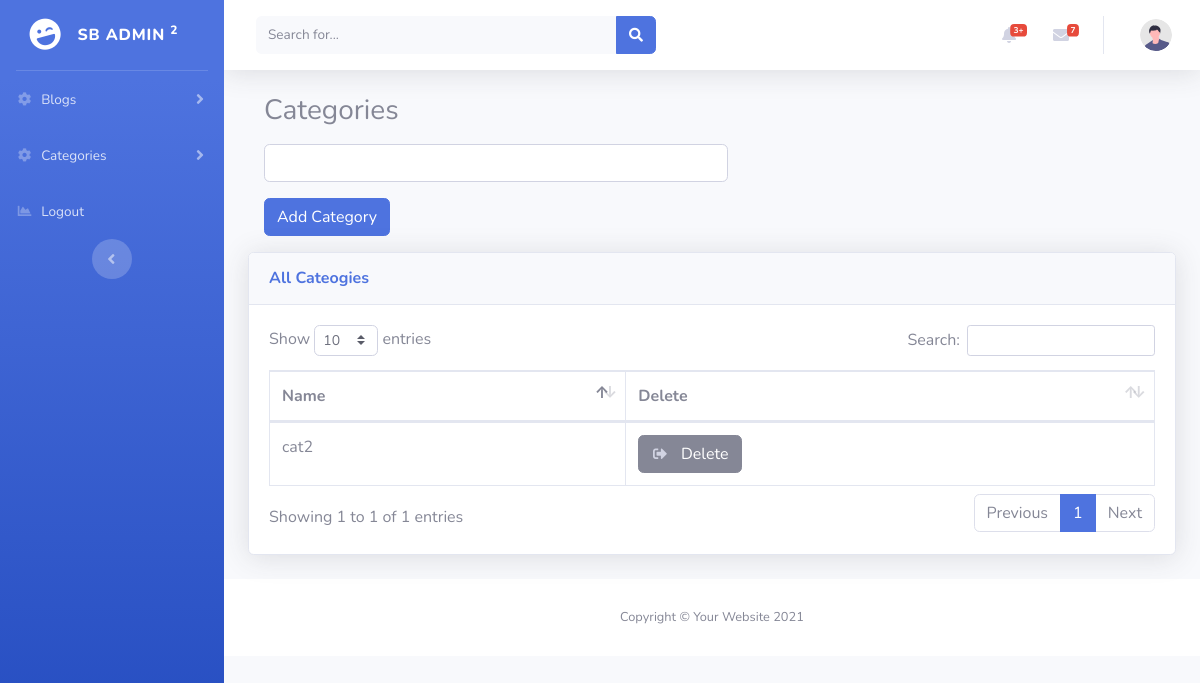
The app's page /categories.php, older data.
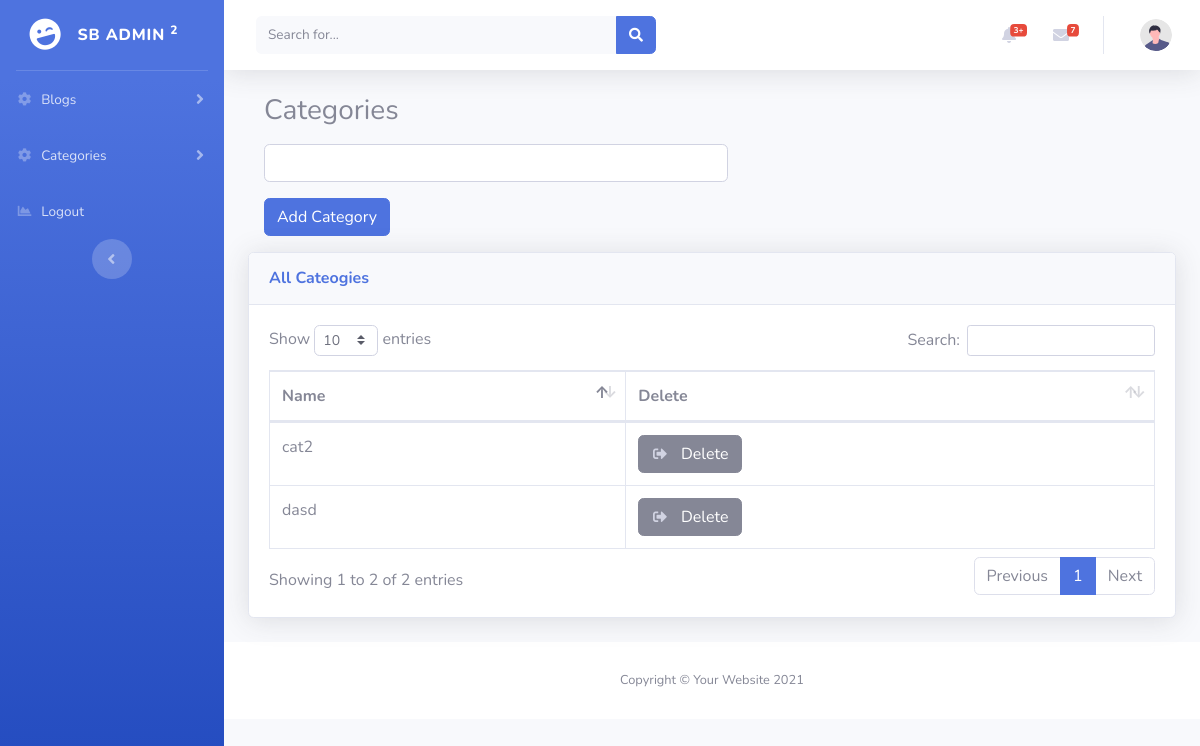
The same page, newer data.
### tables this page shows
CREATE TABLE `blog_category` (
  `cat_id` int(55) NOT NULL,
  `cat_name` varchar(55) NOT NULL
);

### categories.php (the view, shortened to what this page needs)
<?php
include_once 'header.php';
$data = mysqli_query($conn,"SELECT * FROM blog_category");
?>
 <h3 class="m-3">Categories</h3>
 <div class="w-50 m-3">
    <form action="" method="post">
        <input type="text" name="cat_name" id="" class="form-control mt-3">
        <input type="submit" value="Add Category" name="add_btn" class="btn btn-primary mt-3">
    </form>
 </div>
 <div>
 <div class="card shadow mb-4">
                        <div class="card-header py-3">
                            <h6 class="m-0 font-weight-bold text-primary">All Cateogies</h6>
                        </div>
                        <div class="card-body">
                            <div class="table-responsive">
                                <table class="table table-bordered" id="dataTable" width="100%" cellspacing="0">
                                    <thead>
                                        <tr>
                                            <th>Name</th>
                                            <th>Delete</th>
                                        </tr>
                                    </thead>
                                    <tbody>
                                        <?php
                                            while($row = mysqli_fetch_assoc($data)){
                                                echo '<tr>
                                                <td>'.$row["cat_name"].'</td>
                                                <td> <a class="btn btn-secondary" id="del" href="#" data-id="'.$row["cat_id"].'" data-toggle="modal" data-target="#deletecat">
                                                <i class="fas fa-sign-out-alt fa-sm fa-fw mr-2 text-gray-400"></i>
                                                Delete
                                            </a></td>
                                                </tr>';
                                            }
                                        ?>
                                    </tbody>
                                </table>
                            </div>
                        </div>
 </div>
<?php
include_once 'footer.php';
?>

Row changes from the older to the newer data that the page shows:
added blog_category: cat_name "dasd"
Text that changed along with them:
text written by a page script: "Show entries Search: Showing 1 to 1 of 1 entries Previous 1 Next" → "Show entries Search: Showing 1 to 2 of 2 entries Previous 1 Next"
